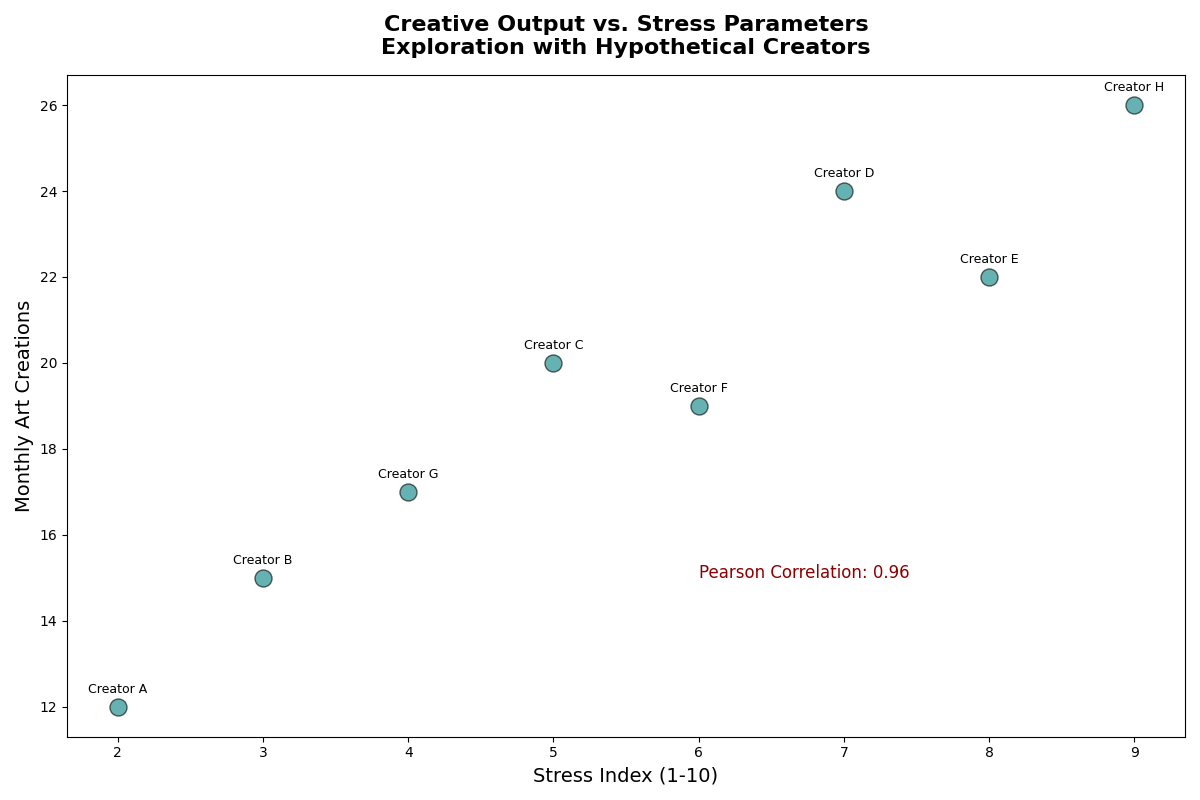

This figure's Python source:
import matplotlib.pyplot as plt
import numpy as np
from scipy.stats import pearsonr

stress_levels = np.array([2, 3, 5, 7, 8, 6, 4, 9])
artworks_produced = np.array([12, 15, 20, 24, 22, 19, 17, 26])

corr_coefficient, _ = pearsonr(stress_levels, artworks_produced)
corr_text = f"Pearson Correlation: {corr_coefficient:.2f}"

plt.figure(figsize=(12, 8))
plt.scatter(stress_levels, artworks_produced, color='teal', s=150, alpha=0.6, edgecolor='black')

plt.title("Creative Output vs. Stress Parameters\nExploration with Hypothetical Creators", fontsize=16, fontweight='bold', pad=15)
plt.xlabel("Stress Index (1-10)", fontsize=14)
plt.ylabel("Monthly Art Creations", fontsize=14)

for i, txt in enumerate(['A', 'B', 'C', 'D', 'E', 'F', 'G', 'H']):
    plt.annotate(f"Creator {txt}", (stress_levels[i], artworks_produced[i]), textcoords="offset points", xytext=(0, 10), ha='center', fontsize=9)

plt.text(6, 15, corr_text, fontsize=12, color='darkred')

plt.tight_layout()
plt.show()
